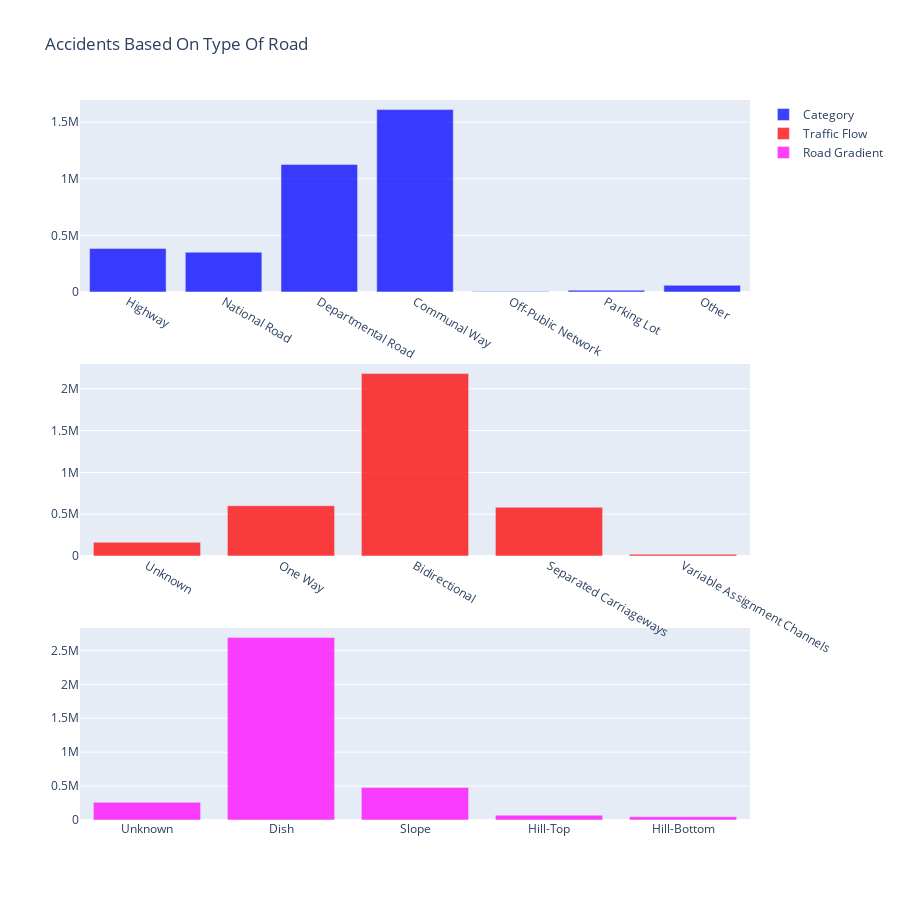

Notebook code cell kept with this figure:
### Markdown cell above
2 Exploration based on roads where accidents occured

Which types of roads are high risk?

### Code cell
x1, y1 = create_stack_bar_data('catr', accidents)
x1 = ['Highway', 'National Road', 'Departmental Road', 'Communal Way', 'Off-Public Network', 'Parking Lot', 'Other']
trace1 = go.Bar(x=x1, y=y1, opacity=0.75, name="Category", marker=dict(color='Blue'))

x2, y2 = create_stack_bar_data('circ', accidents)
x2 = ['Unknown','One Way', 'Bidirectional', 'Separated Carriageways', 'Variable Assignment Channels']
trace2 = go.Bar(x = x2, y = y2, opacity = 0.75, marker=dict(color='Red'), name = "Traffic Flow")

x3, y3 = create_stack_bar_data('prof', accidents)
x3 = ['Unknown', 'Dish','Slope', 'Hill-Top', 'Hill-Bottom']
trace3 = go.Bar(x = x3, y = y3, opacity = 0.75, marker=dict(color='Magenta'), name = "Road Gradient")


fig = tools.make_subplots(rows = 3, cols = 1)

fig.append_trace(trace1, 1, 1)
fig.append_trace(trace2, 2, 1)
fig.append_trace(trace3, 3, 1)
layout = dict(height=900, title='Accidents Based On Type Of Road');
fig.layout.update(layout)
#fig['layout'].update(height=800,title='Accidents by Type of Road')
iplot(fig, filename='stacked-bar')

#This is the format of your plot grid:
#[ (1,1) x1,y1 ]
#[ (2,1) x2,y2 ]
#[ (3,1) x3,y3 ]

### Figure 1 — Plotly figure (JSON) as saved in the notebook; plotly's stock layout.template omitted (floating-point values rounded to 4 significant figures)
{"data": [{"marker": {"color": "Blue"}, "name": "Category", "opacity": 0.75, "type": "bar", "x": ["Highway", "National Road", "Departmental Road", "Communal Way", "Off-Public Network", "Parking Lot", "Other"], "xaxis": "x", "y": [384965, 351816, 1126663, 1610545, 4737, 16161, 59087], "yaxis": "y"}, {"marker": {"color": "Red"}, "name": "Traffic Flow", "opacity": 0.75, "type": "bar", "x": ["Unknown", "One Way", "Bidirectional", "Separated Carriageways", "Variable Assignment Channels"], "xaxis": "x2", "y": [163446, 601496, 2181674, 583315, 20802], "yaxis": "y2"}, {"marker": {"color": "Magenta"}, "name": "Road Gradient", "opacity": 0.75, "type": "bar", "x": ["Unknown", "Dish", "Slope", "Hill-Top", "Hill-Bottom"], "xaxis": "x3", "y": [260410, 2688706, 480567, 70925, 48995], "yaxis": "y3"}], "layout": {"height": 900, "title": {"text": "Accidents Based On Type Of Road"}, "xaxis": {"anchor": "y", "domain": [0, 1]}, "xaxis2": {"anchor": "y2", "domain": [0, 1]}, "xaxis3": {"anchor": "y3", "domain": [0, 1]}, "yaxis": {"anchor": "x", "domain": [0.7333, 1]}, "yaxis2": {"anchor": "x2", "domain": [0.3667, 0.6333]}, "yaxis3": {"anchor": "x3", "domain": [0, 0.2667]}}}
